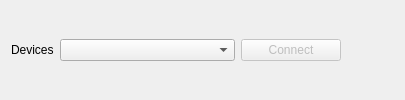
         <widget class="DeviceBar" name="widget" native="true">
          <layout class="QHBoxLayout" name="horizontalLayout_2">
           <item>
            <widget class="BelugaLabel" name="label">
             <property name="text">
              <string>Devices</string>
             </property>
            </widget>
           </item>
           <item>
            <widget class="DeviceComboBox" name="device_combobox">
             <property name="minimumSize">
              <size>
               <width>175</width>
               <height>0</height>
              </size>
             </property>
            </widget>
           </item>
           <item>
            <widget class="DeviceConnectButton" name="connect_button">
             <property name="enabled">
              <bool>false</bool>
             </property>
             <property name="minimumSize">
              <size>
               <width>100</width>
               <height>0</height>
              </size>
             </property>
             <property name="text">
              <string>Connect</string>
             </property>
            </widget>
           </item>
           <item>
            <widget class="QLabel" name="connect_status">
             <property name="text">
              <string/>
             </property>
            </widget>
           </item>
           <item>
            <spacer name="horizontalSpacer">
             <property name="orientation">
              <enum>Qt::Horizontal</enum>
             </property>
             <property name="sizeHint" stdset="0">
              <size>
               <width>40</width>
               <height>20</height>
              </size>
             </property>
            </spacer>
           </item>
          </layout>
         </widget>
